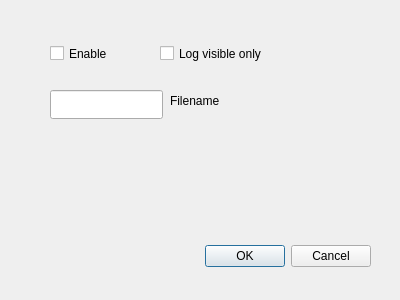
<?xml version="1.0" encoding="UTF-8"?>
<ui version="4.0">
 <class>LogDialog</class>
 <widget class="QDialog" name="LogDialog">
  <property name="geometry">
   <rect>
    <x>0</x>
    <y>0</y>
    <width>400</width>
    <height>300</height>
   </rect>
  </property>
  <property name="windowTitle">
   <string>Log</string>
  </property>
  <widget class="QDialogButtonBox" name="buttonBox">
   <property name="geometry">
    <rect>
     <x>30</x>
     <y>240</y>
     <width>341</width>
     <height>32</height>
    </rect>
   </property>
   <property name="orientation">
    <enum>Qt::Horizontal</enum>
   </property>
   <property name="standardButtons">
    <set>QDialogButtonBox::Cancel|QDialogButtonBox::Ok</set>
   </property>
  </widget>
  <widget class="QCheckBox" name="checkBoxLogging">
   <property name="geometry">
    <rect>
     <x>50</x>
     <y>40</y>
     <width>91</width>
     <height>27</height>
    </rect>
   </property>
   <property name="text">
    <string>Enable</string>
   </property>
  </widget>
  <widget class="QLineEdit" name="lineEditLogFilename">
   <property name="geometry">
    <rect>
     <x>50</x>
     <y>90</y>
     <width>113</width>
     <height>29</height>
    </rect>
   </property>
  </widget>
  <widget class="QLabel" name="label">
   <property name="geometry">
    <rect>
     <x>170</x>
     <y>90</y>
     <width>67</width>
     <height>21</height>
    </rect>
   </property>
   <property name="text">
    <string>Filename</string>
   </property>
  </widget>
  <widget class="QCheckBox" name="checkBoxLogVisibleOnly">
   <property name="geometry">
    <rect>
     <x>160</x>
     <y>40</y>
     <width>131</width>
     <height>27</height>
    </rect>
   </property>
   <property name="text">
    <string>Log visible only</string>
   </property>
  </widget>
 </widget>
 <resources/>
 <connections>
  <connection>
   <sender>buttonBox</sender>
   <signal>accepted()</signal>
   <receiver>LogDialog</receiver>
   <slot>accept()</slot>
   <hints>
    <hint type="sourcelabel">
     <x>248</x>
     <y>254</y>
    </hint>
    <hint type="destinationlabel">
     <x>157</x>
     <y>274</y>
    </hint>
   </hints>
  </connection>
  <connection>
   <sender>buttonBox</sender>
   <signal>rejected()</signal>
   <receiver>LogDialog</receiver>
   <slot>reject()</slot>
   <hints>
    <hint type="sourcelabel">
     <x>316</x>
     <y>260</y>
    </hint>
    <hint type="destinationlabel">
     <x>286</x>
     <y>274</y>
    </hint>
   </hints>
  </connection>
 </connections>
</ui>
